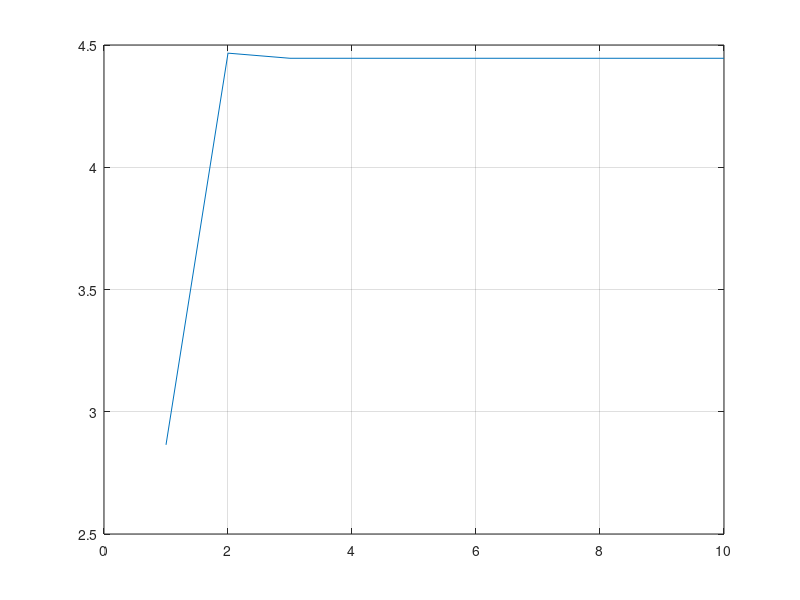

Write MATLAB code to recreate this figure.

clear 
close
x(1) = 0.1;
Lgb = 4 ;
Lts = 38 ;
Lgs = 24;
Wb = 1.663e6 ;
Ws =0.23e6 ;
Tb = 5.3e6  ;
Ts = 1.125e6; 

for i = 1 : 10
    f = Lgb * Wb - Lgb*Tb - Lgs*Ws + Lgs*Ts*cos(x(i)) - Lts*Ts*sin(x(i)) ;
    df = -Lgs*Ts*sin(x(i)) - Lts*Ts*cos(x(i)) ;
    x(i+1) = x(i) - f / df;
    y(i) = (180 * x(i)) / (2*pi) ; 

end

disp(y');
plot(y);
grid on ;


